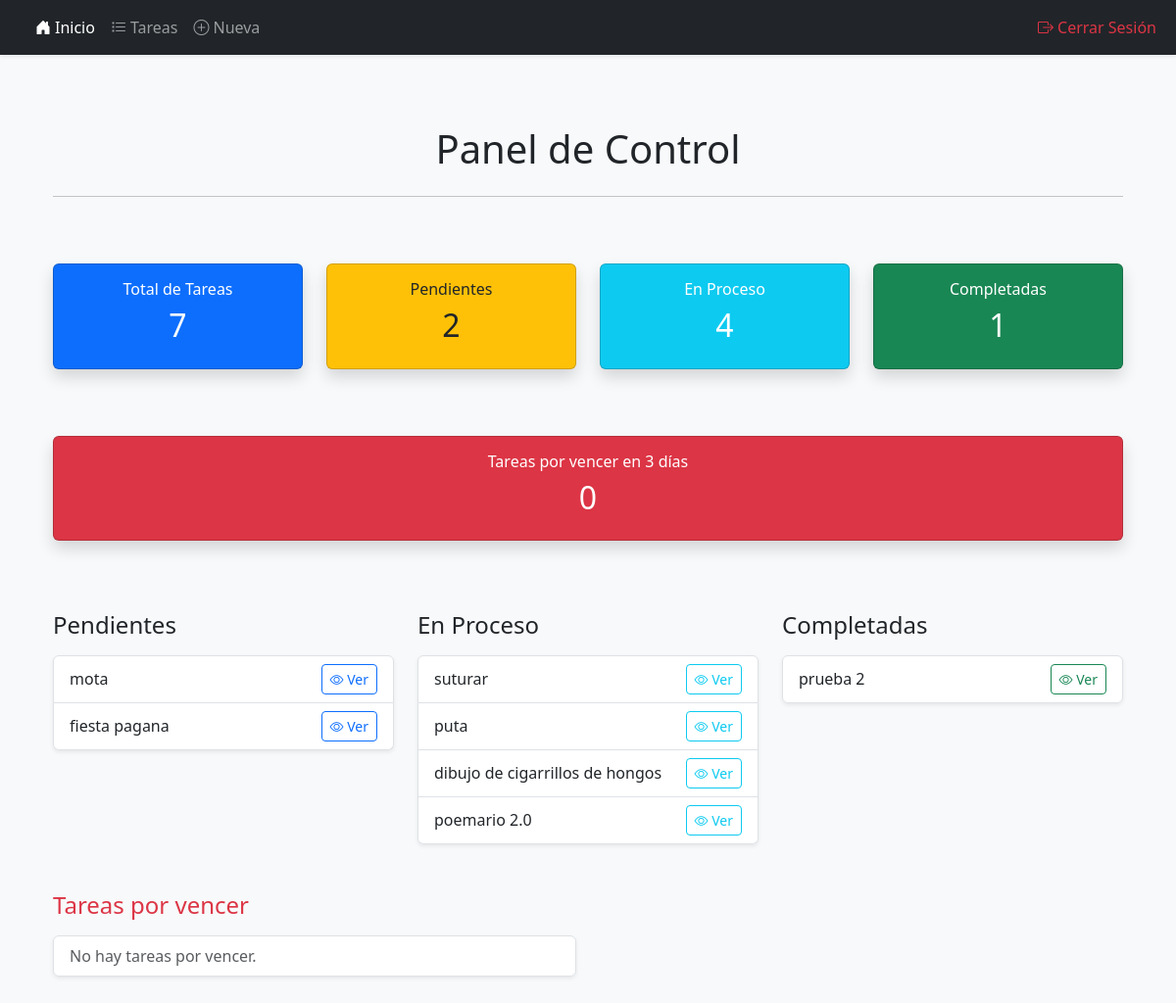
The page /dashboard/ (signed in) on the database its author committed.
### tasks/models.py (models this page shows, shortened)
class Task(models.Model):
    STATUS_CHOICES = [
        ('pending_tasks', 'Pendiente'),
        ('in_progress_tasks', 'En Progreso'),
        ('completed_tasks', 'Completada'),
    ]
    title = models.CharField(max_length=200, default="")
    subtitle = models.CharField(max_length=200, blank=True, null=True)
    description = models.TextField(null=True, blank=True)
    content = models.TextField(null=True, blank=True)
    estado = models.CharField( max_length=50, choices=STATUS_CHOICES, default='pending_tasks')
    fecha_ven = models.DateField(blank=True, null=True)
    usuario = models.ForeignKey(User, on_delete=models.CASCADE, related_name='tasks')
    id = models.UUIDField(default=uuid.uuid4, unique=True, primary_key=True, editable=False)
    category = models.ManyToManyField(Category, blank=True)
    post_date = models.DateTimeField(default=now)
    update = models.DateTimeField(default=now)
    image_frontpage = models.ImageField(null=True, blank=True, default="image_default.jpg")
    class Meta:
        verbose_name = "Tarea"
        verbose_name_plural = "Tareas"
        ordering = ['-post_date']

### tasks/views.py (the view)
# urls.py: path('dashboard/', DashboardView.as_view(), name='dashboard'),
class DashboardView(LoginRequiredMixin, TemplateView):
    template_name = 'dashboard.html'
    login_url = reverse_lazy('login')  # Asegura redirección si no ha iniciado sesión
    def get_context_data(self, **kwargs):
        context = super().get_context_data(**kwargs)
        user = self.request.user
        user_tasks = Task.objects.filter(usuario=user)
        context['total_tasks'] = user_tasks.count()
        context['pending_tasks'] = user_tasks.filter(estado='pending_tasks')
        context['pending_tasks_count'] = context['pending_tasks'].count()
        context['in_progress_tasks'] = user_tasks.filter(estado='in_progress_tasks')
        context['in_progress_tasks_count'] = context['in_progress_tasks'].count()
        context['completed_tasks'] = user_tasks.filter(estado='completed_tasks')
        context['completed_tasks_count'] = context['completed_tasks'].count()
        upcoming_deadline = now() + timedelta(days=3)
        context['upcoming_tasks'] = user_tasks.filter(
            fecha_ven__lte=upcoming_deadline,
            fecha_ven__gte=now()
        )
        context['upcoming_tasks_count'] = context['upcoming_tasks'].count()
        return context

### tasks/templates/dashboard.html (shortened to what this page needs)
{% extends 'main.html' %}
{% block content %}
<div class="container py-5">
  <h1 class="text-center mb-4">Panel de Control</h1>
  <hr class="mb-5">
  <div class="row text-center g-4">
    <div class="col-md-3">
      <div class="card bg-primary text-white shadow">
        <div class="card-body">
          <h6 class="card-title">Total de Tareas</h6>
          <h2>{{ total_tasks }}</h2>
        </div>
      </div>
    </div>
    <div class="col-md-3">
      <div class="card bg-warning text-dark shadow">
        <div class="card-body">
          <h6 class="card-title">Pendientes</h6>
          <h2>{{ pending_tasks_count }}</h2>
        </div>
      </div>
    </div>
    <div class="col-md-3">
      <div class="card bg-info text-white shadow">
        <div class="card-body">
          <h6 class="card-title">En Proceso</h6>
          <h2>{{ in_progress_tasks_count }}</h2>
        </div>
      </div>
    </div>
    <div class="col-md-3">
      <div class="card bg-success text-white shadow">
        <div class="card-body">
          <h6 class="card-title">Completadas</h6>
          <h2>{{ completed_tasks_count }}</h2>
        </div>
      </div>
    </div>
  </div>
  <div class="row mt-5">
    <div class="col">
      <div class="card bg-danger text-white shadow">
        <div class="card-body text-center">
          <h6 class="card-title">Tareas por vencer en 3 días</h6>
          <h2>{{ upcoming_tasks_count }}</h2>
        </div>
      </div>
    </div>
  </div>
  <div class="row mt-5 g-4">
    <div class="col-md-4">
      <h4 class="mb-3">Pendientes</h4>
      <ul class="list-group shadow-sm">
        {% for task in pending_tasks %}
          <li class="list-group-item d-flex justify-content-between align-items-center">
            {{ task.title }}
            <a href="{% url 'task' task.id %}" class="btn btn-sm btn-outline-primary">
              <i class="bi bi-eye"></i> Ver
            </a>
          </li>
        {% empty %}
          <li class="list-group-item text-muted">No hay tareas pendientes.</li>
        {% endfor %}
      </ul>
    </div>
    <div class="col-md-4">
      <h4 class="mb-3">En Proceso</h4>
      <ul class="list-group shadow-sm">
        {% for task in in_progress_tasks %}
          <li class="list-group-item d-flex justify-content-between align-items-center">
            {{ task.title }}
            <a href="{% url 'task' task.id %}" class="btn btn-sm btn-outline-info">
              <i class="bi bi-eye"></i> Ver
            </a>
          </li>
        {% empty %}
          <li class="list-group-item text-muted">No hay tareas en proceso.</li>
        {% endfor %}
      </ul>
    </div>
    <div class="col-md-4">
      <h4 class="mb-3">Completadas</h4>
      <ul class="list-group shadow-sm">
        {% for task in completed_tasks %}
          <li class="list-group-item d-flex justify-content-between align-items-center">
            {{ task.title }}
            <a href="{% url 'task' task.id %}" class="btn btn-sm btn-outline-success">
              <i class="bi bi-eye"></i> Ver
            </a>
          </li>
        {% empty %}
          <li class="list-group-item text-muted">No hay tareas completadas.</li>
        {% endfor %}
      </ul>
    </div>
  </div>
  <div class="row mt-5">
    <div class="col-md-6">
      <h4 class="mb-3 text-danger">Tareas por vencer</h4>
      <ul class="list-group shadow-sm">
        {% for task in upcoming_tasks %}
          <li class="list-group-item d-flex justify-content-between align-items-center">
            {{ task.title }}
            <a href="{% url 'task' task.id %}" class="btn btn-sm btn-outline-danger">
              <i class="bi bi-exclamation-triangle"></i> Ver
            </a>
          </li>
        {% empty %}
          <li class="list-group-item text-muted">No hay tareas por vencer.</li>
        {% endfor %}
      </ul>
    </div>
  </div>
</div>
{% endblock %}

### rows shown on the page
Task: title "mota"
Task: title "fiesta pagana"
Task: title "suturar"
Task: title "puta"
Task: title "dibujo de cigarrillos de hongos"
Task: title "poemario 2.0"
Task: title "prueba 2"

### other values the page prints
{{ total_tasks }} "7"
{{ pending_tasks_count }} "2"
{{ in_progress_tasks_count }} "4"
{{ completed_tasks_count }} "1"
{{ upcoming_tasks_count }} "0"
